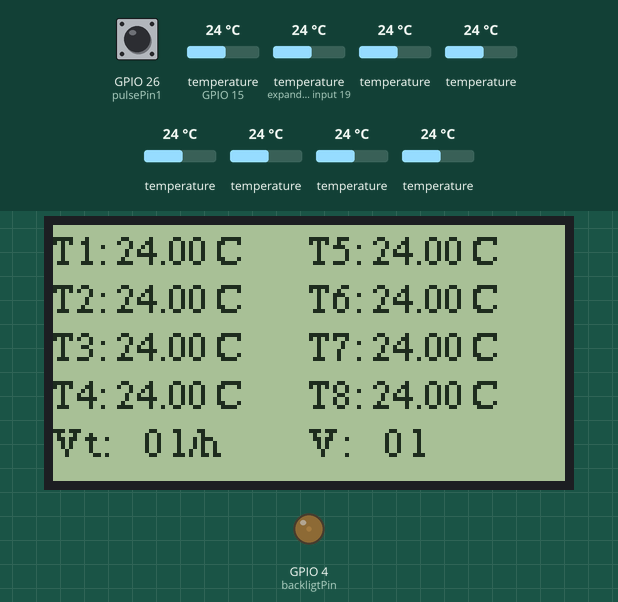
Recording of a sketch running on a simulated ESP32. Parts: 128×64 one-colour display, output pins drawn as LEDs (lit = HIGH). Inputs (shaded band) come from the test bench; at power-on: temperature (sensors on GPIO 15, expander input 19) 24 °C, temperature 24 °C, GPIO 26 (pulsePin1) LOW. What the sketch prints to the serial monitor is not drawn.

Above: at 12.4 s.
12.5 s: temperature (sensor on GPIO 15) set to 12 °C
At 23.5 s:
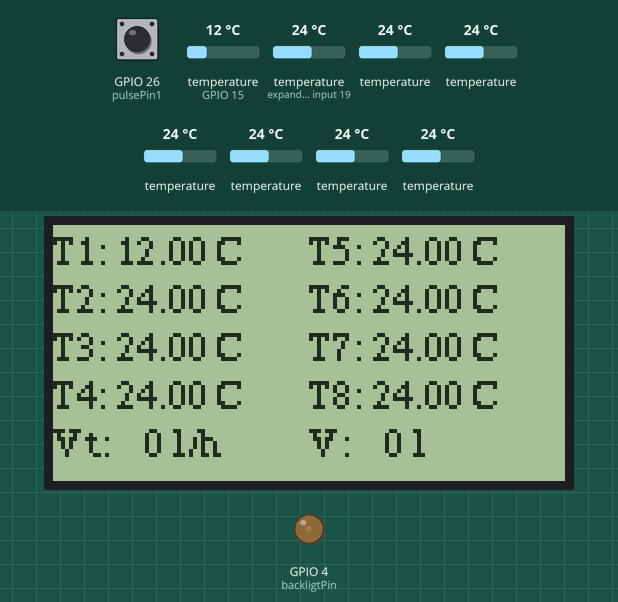
24.1 s: temperature (sensor on expander input 19) set to 12 °C
At 34.5 s:
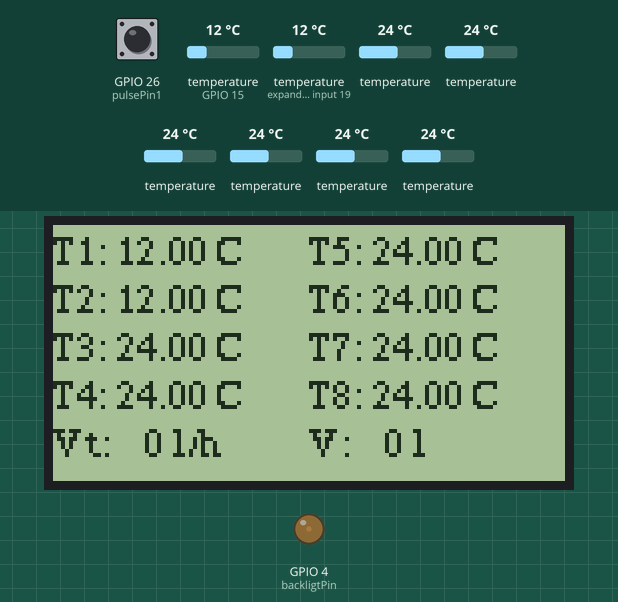
35.0 s: temperature (sensor 215) set to 12 °C
At 45.5 s:
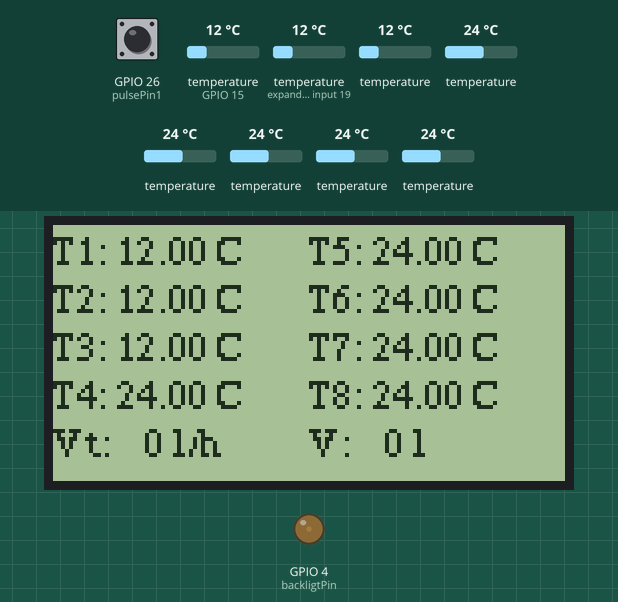
45.9 s: temperature (sensor 315) set to 12 °C
At 56.4 s:
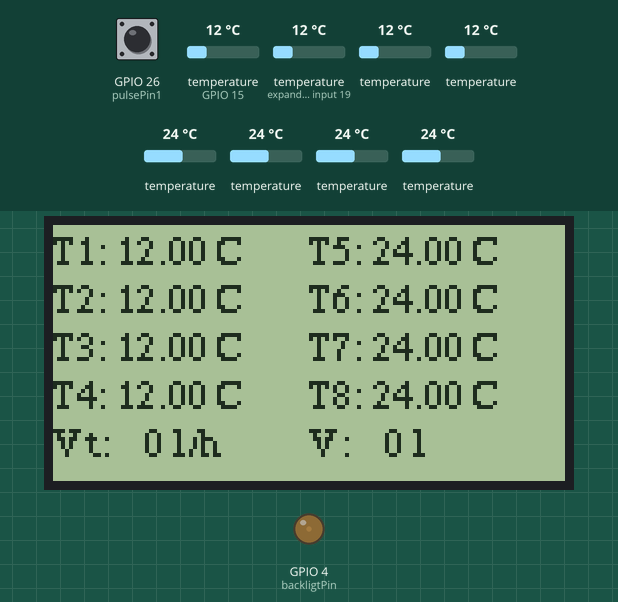
56.7 s: temperature (sensor 415) set to 12 °C
At 67.3 s:
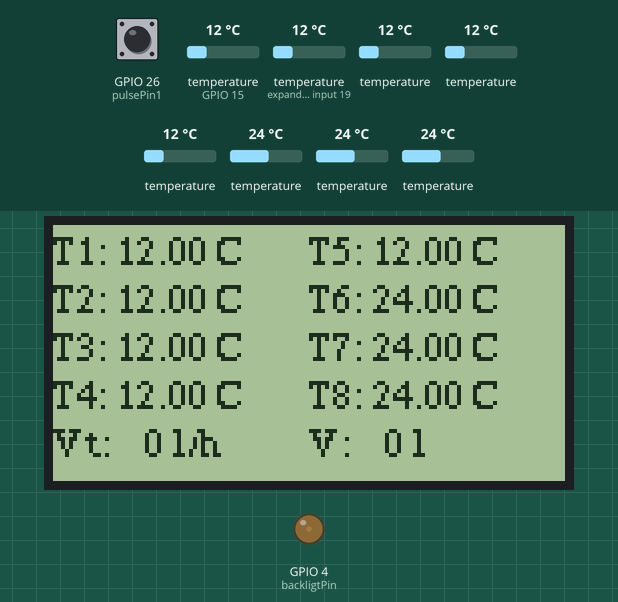
67.6 s: temperature (sensor 515) set to 12 °C
At 78.5 s:
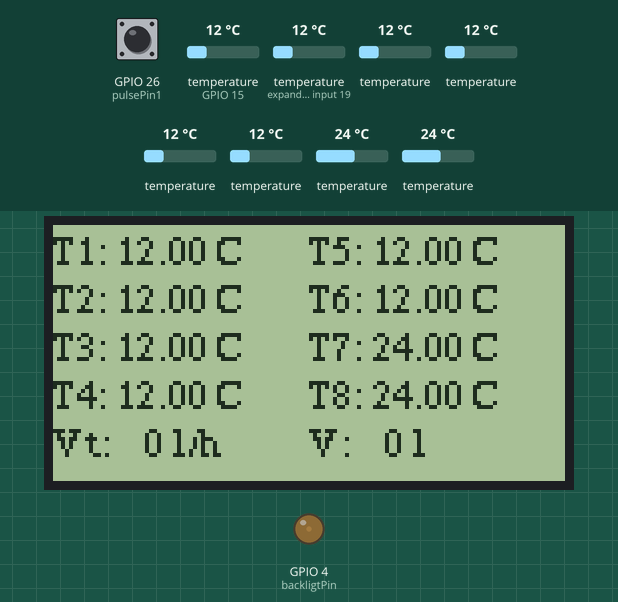
Timing chart, 0 to 79.5 s (numbered marks = the images above; inputs shaded):
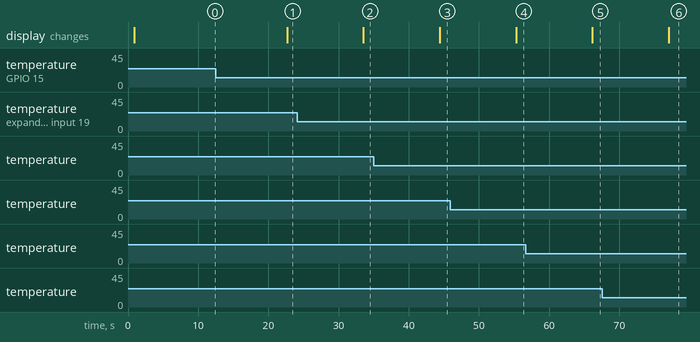

The sketch:

sketch_TempMeasCentral.ino
```cpp
#include <U8g2lib.h>
#include <OneWire.h>
#include <DallasTemperature.h>
#include <Preferences.h>

#include <Adafruit_ADS1X15.h>
Adafruit_ADS1115 ads; /* Use this for the 16-bit version */
//funguje

#ifdef U8X8_HAVE_HW_SPI
#include <SPI.h>
#endif
#ifdef U8X8_HAVE_HW_I2C
#include <Wire.h>
#endif

// pokus git
#define ONE_WIRE_BUS 15


bool setupMode = false;
const int backligtPin = 4;

// Create a oneWire instance to communicate with any OneWire devices
OneWire oneWire(ONE_WIRE_BUS);

// Pass the oneWire reference to DallasTemperature library
DallasTemperature sensors(&oneWire);
double temperatures[16];
double flow;
Preferences preferences;

int pulsePin1 = 26;


volatile unsigned long lastPulseTime1 = 0;
volatile unsigned long pulsePeriod1 = 0;
volatile unsigned long pulseCount1 = 0;


void IRAM_ATTR handlePulse1() {
  unsigned long currentTime = millis();
  //if((currentTime - lastPulseTime1) > 2)
  {
  pulsePeriod1 = currentTime - lastPulseTime1;
  lastPulseTime1 = currentTime;
  pulseCount1++;
  }
}


// Device addresses
DeviceAddress sensor1 = { 0x28, 0x1C, 0x7C, 0x1B, 0x10, 0x00, 0x00, 0x92 };
DeviceAddress sensor2 = { 0x28, 0x7C, 0x59, 0x1C, 0x10, 0x00, 0x00, 0xFD };
DeviceAddress sensor3 = { 0x28, 0xA1, 0xF2, 0x1A, 0x10, 0x00, 0x00, 0x39 };
DeviceAddress sensor4 = { 0x28, 0x65, 0x53, 0x1C, 0x10, 0x00, 0x00, 0x8D };
DeviceAddress sensor5 = { 0x28, 0x10, 0x8F, 0x1C, 0x10, 0x00, 0x00, 0x81 };
DeviceAddress sensor6 = { 0x28, 0xCE, 0xA0, 0x1B, 0x10, 0x00, 0x00, 0x47 };
DeviceAddress sensor7 = { 0x28, 0xD0, 0x22, 0x5F, 0x10, 0x00, 0x00, 0xA9 };
DeviceAddress sensor8 = { 0x28, 0x86, 0xB9, 0x5E, 0x10, 0x00, 0x00, 0x7D };


U8G2_ST7920_128X64_F_SW_SPI u8g2(U8G2_R0, /* clock=*/18, /* data=*/23, /* CS=*/5, /* reset=*/0);  // ESP32

//adc bude 21 a 22
// display reset bude 0 misto 22

void u8g2_prepare(void) {
  u8g2.setFont(u8g2_font_6x10_tf);
  u8g2.setFontRefHeightExtendedText();
  u8g2.setDrawColor(1);
  u8g2.setFontPosTop();
  u8g2.setFontDirection(0);
}


void processMessage(String str) {
  setupMode = false;
  str.trim();
  if (str == "PA") {
    printAllSensorsAddresses();
  } else if (str == "SETUP") {
    setupMode = true;
  }
  //else if(str.)
}

void setup() {
  u8g2.begin();
  Serial.begin(115200);
  sensors.begin();


  //InitSensorAddresses();

  //podsvícení
  pinMode(backligtPin, OUTPUT);
  analogWrite(backligtPin, 20);
  pulseCount1 = 0;

  //inicializace čítače
  pinMode(pulsePin1, INPUT);

  attachInterrupt(digitalPinToInterrupt(pulsePin1), handlePulse1, RISING);

}

unsigned long period1 ;
    unsigned long count1;
    unsigned long lastPulse;
    unsigned long lastPulseCount;
    unsigned long lastPulseCountTime;

void loop() {
  // Example temperatures

  if (setupMode) {
    showSetup();
  } else {
    noInterrupts();
     period1 = pulsePeriod1;
     count1 = pulseCount1;
     lastPulse = lastPulseTime1;
    interrupts();

//    flow = PeriodToFlow(period1);
unsigned long currentTime = millis();
  unsigned long pc = count1-lastPulseCount;
  unsigned long interval = (currentTime-lastPulseCountTime);
  float vol = PulsesToVolume(pc);
  float overallVol = PulsesToVolume(count1);
  flow = (vol/(float)interval)*60000*60;
   lastPulseCountTime = currentTime;
   lastPulseCount = count1;
   readTemperatures();
    temperatures[10] = flow;
    temperatures[9] = overallVol;

    displayTemperatures();
    sendTemperatures();
  }

  while (Serial.available()) {
    //char c = Serial.read();
    String str = Serial.readString();
    //Serial.println(str.c_str());
    processMessage(str);
  }

  delay(10000);  // Update every 2 seconds

  //if(currentTime - lastPulse > (60000 / 2))
  //  period1 = (currentTime - lastPulse)*4;
  /*if(currentTime - lastPulseTime2 > (60000 * 5))
    pulsePeriod2 = (currentTime - lastPulseTime2);*/

}

///
/// frekvence pulsu je 1puls na litr
///
float PeriodToFlow(unsigned long period)
{
  if(period == 0)
    return 0.0f;
  float freq = 1000.0f / (float)period;
  float flowi = (freq-8.0f)/6.0f*60.0f;
  if(flowi < 0.0)
    flowi = 0.0;
  return flowi;
}

float PulsesToVolume(unsigned long pulses)
{
  return (float)pulses/476.0f;
}

/// frekvence je puls na 50kJ
float PeriodToPower(unsigned long period)
{
  if(period == 0)
    return 0.0;
  float freq = 1000.0 / (float)period;
  float PkW = 50 * freq;
 // if(PkW < 0.5)
   // PkW = 0;
  return PkW;
}

void printAllSensorsAddresses() {
  printAddress(sensor1);
  printAddress(sensor2);
  printAddress(sensor3);
  printAddress(sensor4);
  printAddress(sensor5);
  printAddress(sensor6);
  printAddress(sensor7);
  printAddress(sensor8);
}

// void InitSensorAddresses() {
//   preferences.begin("my_variables", false);
//   if (!preferences.getBool("initialized", false)) {
//     // Initializing the sensor addresses if not already done
//     preferences.putBytes("sensor1", sensor1, sizeof(DeviceAddress));
//     preferences.putBytes("sensor2", sensor2, sizeof(DeviceAddress));
//     preferences.putBytes("sensor3", sensor3, sizeof(DeviceAddress));
//     preferences.putBytes("sensor4", sensor4, sizeof(DeviceAddress));
//     preferences.putBytes("sensor5", sensor5, sizeof(DeviceAddress));
//     preferences.putBytes("sensor6", sensor6, sizeof(DeviceAddress));
//     preferences.putBytes("sensor7", sensor7, sizeof(DeviceAddress));
//     preferences.putBytes("sensor8", sensor8, sizeof(DeviceAddress));
//     preferences.putBool("initialized", true);
//   } else {
//     // Retrieve sensor addresses from non-volatile memory
//     preferences.getBytes("sensor1", sensor1, sizeof(DeviceAddress));
//     preferences.getBytes("sensor2", sensor2, sizeof(DeviceAddress));
//     preferences.getBytes("sensor3", sensor3, sizeof(DeviceAddress));
//     preferences.getBytes("sensor4", sensor4, sizeof(DeviceAddress));
//     preferences.getBytes("sensor5", sensor5, sizeof(DeviceAddress));
//     preferences.getBytes("sensor6", sensor6, sizeof(DeviceAddress));
//     preferences.getBytes("sensor7", sensor7, sizeof(DeviceAddress));
//     preferences.getBytes("sensor8", sensor8, sizeof(DeviceAddress));
//   }

//   preferences.end();
// }


void readTemperatures() {
  sensors.requestTemperatures();  // Send the command to get temperatures

  temperatures[0] = sensors.getTempC(sensor1,2);
  temperatures[1] = sensors.getTempC(sensor2,2);
  temperatures[2] = sensors.getTempC(sensor3,2);
  temperatures[3] = sensors.getTempC(sensor4,2);
  temperatures[4] = sensors.getTempC(sensor5,2);
  temperatures[5] = sensors.getTempC(sensor6,2);
  temperatures[6] = sensors.getTempC(sensor7,2);
  temperatures[7] = sensors.getTempC(sensor8,2);

  for(int i = 0;i<8;i++)
  {
    if(temperatures[i] < -100.0)
      temperatures[i] = 0.0;
  }


}

void printAddress(DeviceAddress deviceAddress) {
  for (uint8_t i = 0; i < 8; i++) {
    if (deviceAddress[i] < 16) Serial.print("0");
    Serial.print(deviceAddress[i], HEX);
  }
  Serial.print(":");
  if (sensors.isConnected(deviceAddress))
    Serial.print("Connected");
  else
    Serial.print("FAILED");
  Serial.println();
}

void sendTemperatures() {
  String temperatureString = String(millis()) ;
  for (int i = 0; i < 11; i++) {
    temperatureString += ";" + String(temperatures[i]);
  }


  Serial.println(temperatureString);
}
//551189319;0

void showSetup() {
  u8g2.clearBuffer();
  u8g2.setFont(u8g2_font_ncenB14_te);
  u8g2.setCursor(0, 30);
  u8g2.print("SETUP");
  u8g2.sendBuffer();
}


void displayTemperatures() {
  u8g2.clearBuffer();
  //u8g2.setFont(u8g2_font_ncenB08_tr);
  u8g2.setFont(u8g2_font_timR08_tr);

  int fl = 10;
  int lh = 12;
  int y = fl;

  u8g2.setCursor(0, y);
  u8g2.print("T1: ");
  u8g2.print(temperatures[0]);
  u8g2.print(" C");


  u8g2.setCursor(64, y);
  u8g2.print("T5: ");
  u8g2.print(temperatures[4]);
  u8g2.print(" C");
  y += lh;

  u8g2.setCursor(0, y);
  u8g2.print("T2: ");
  u8g2.print(temperatures[1]);
  u8g2.print(" C");

  u8g2.setCursor(64, y);
  u8g2.print("T6: ");
  u8g2.print(temperatures[5]);
  u8g2.print(" C");
  y += lh;

  u8g2.setCursor(0, y);
  u8g2.print("T3: ");
  u8g2.print(temperatures[2]);
  u8g2.print(" C");

  u8g2.setCursor(64, y);
  u8g2.print("T7: ");
  u8g2.print(temperatures[6]);
  u8g2.print(" C");
  y += lh;

  u8g2.setCursor(0, y);
  u8g2.print("T4: ");
  u8g2.print(temperatures[3]);
  u8g2.print(" C");

  u8g2.setCursor(64, y);
  u8g2.print("T8: ");
  u8g2.print(temperatures[7]);
  u8g2.print(" C");

  y += lh;

  u8g2.setCursor(0, y);
  u8g2.print("Vt: ");
  char buffer10[10];
  dtostrf(flow, 4, 0, buffer10);
  u8g2.print(buffer10);
  u8g2.print(" l/h");

  u8g2.setCursor(64, y);
  u8g2.print("V: ");
  char buffer11[10];
  dtostrf(temperatures[9], 4, 0, buffer11);
  u8g2.print(buffer11);
  u8g2.print(" l");

  u8g2.sendBuffer();
}
```

Measured:
- after the input at 12.5 s, the display: changes after 10.2 s (image 1)
- after the input at 24.1 s, the display: changes after 9.4 s (image 2)
- after the input at 35.0 s, the display: changes after 9.4 s (image 3)
- after the input at 45.9 s, the display: changes after 9.4 s (image 4)
- after the input at 56.7 s, the display: changes after 9.5 s (image 5)
- after the input at 67.6 s, the display: changes after 9.4 s (image 6)
